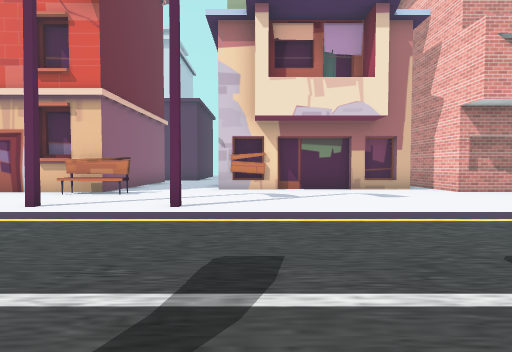
View 1 (above)

24 first-person views from a walk through a 3-D level made in the Unity game engine. The camera is 1.4 m above the floor, tilts 2° down and sees 85° across. The floor is counted in squares, 2 m on a side. Each view is taken from the middle of a square. On the plan, view 1 faces up. The plan holds only what a view shows up to about 9 squares ahead; the rest is blank. The place goes on beyond the plan. The player is left out. Some surface patterns are stand-ins.

View 2
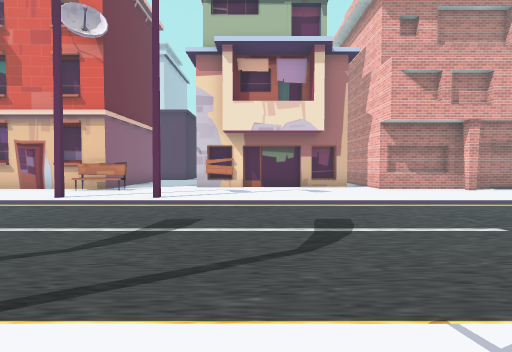

View 3
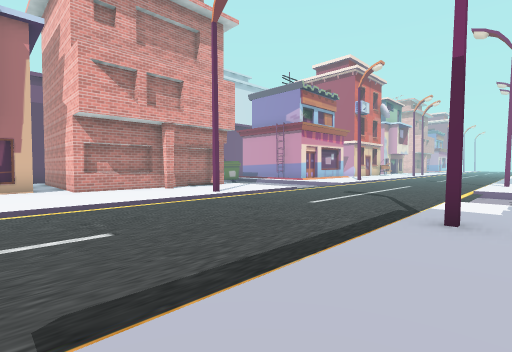

View 4
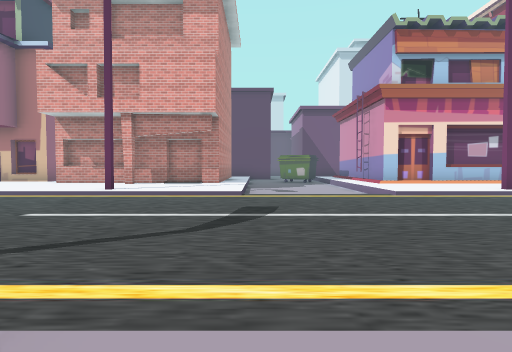

View 5
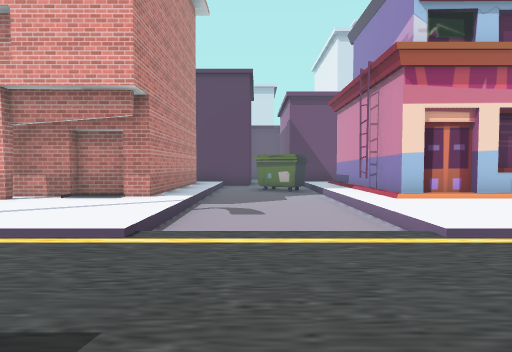

View 6
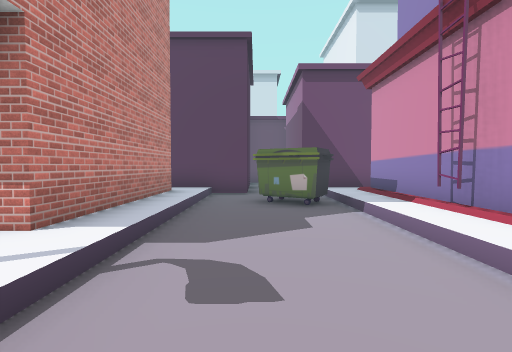

View 7
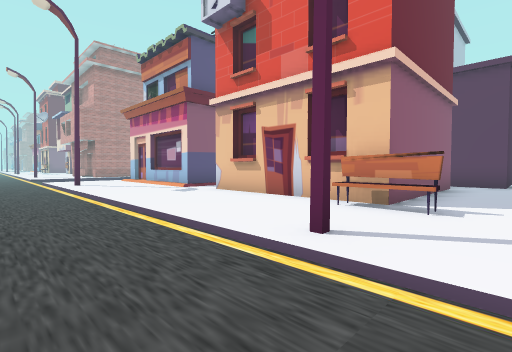

View 8
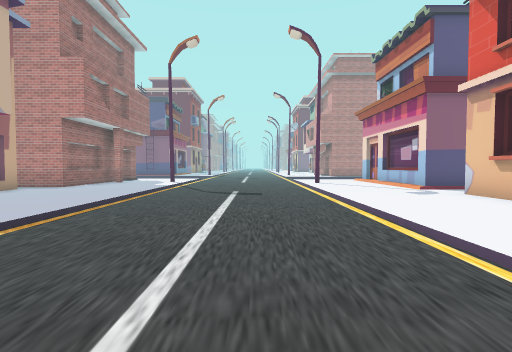

View 9
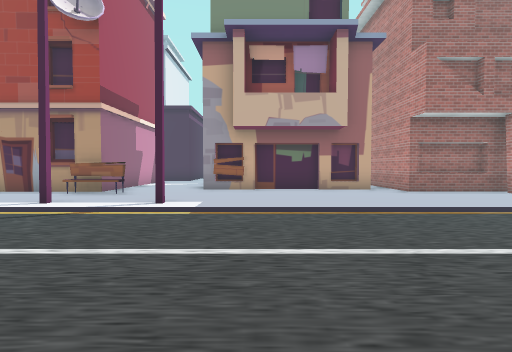

View 10
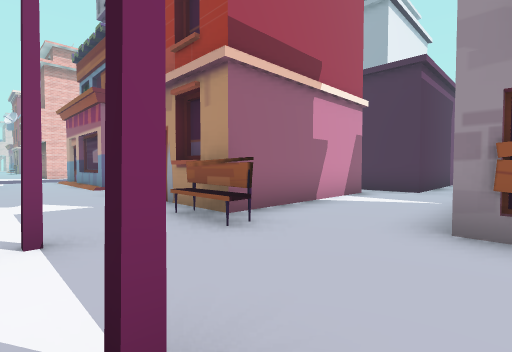

View 11
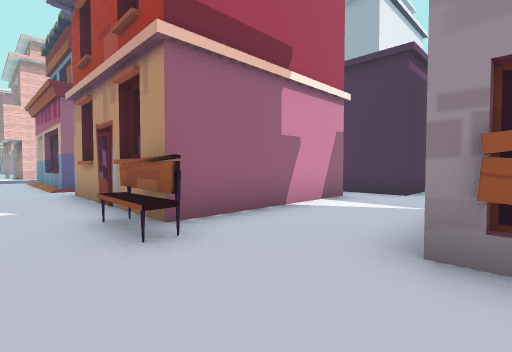

View 12
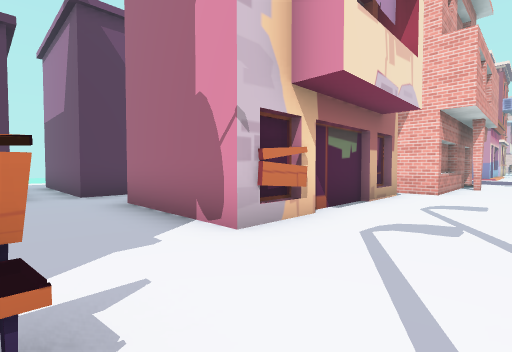

View 13
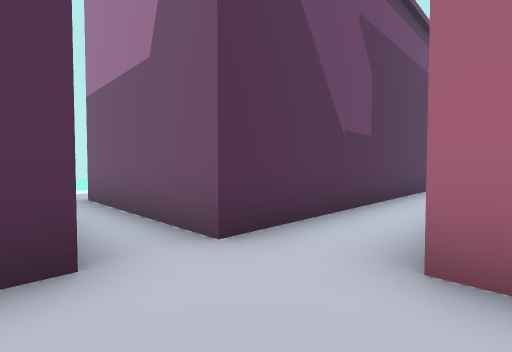

View 14
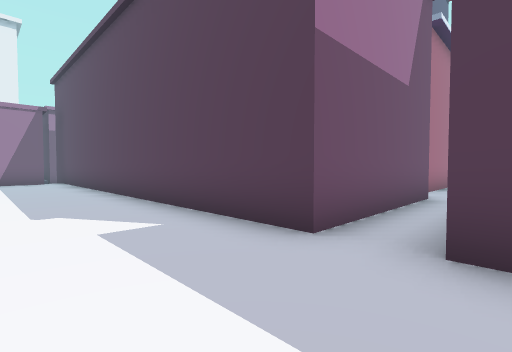

View 15
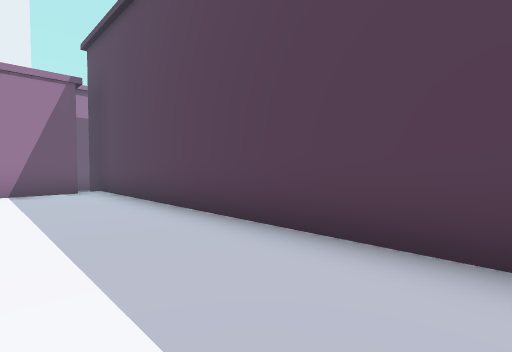

View 16
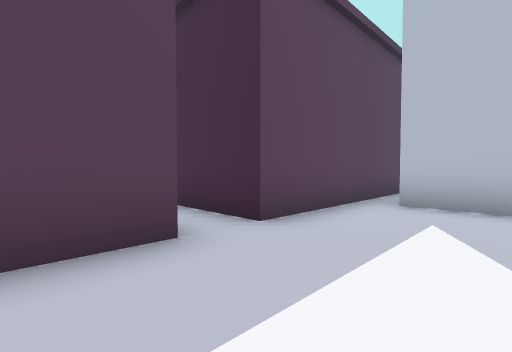

View 17
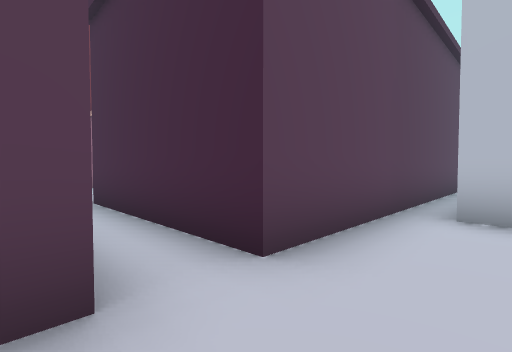

View 18
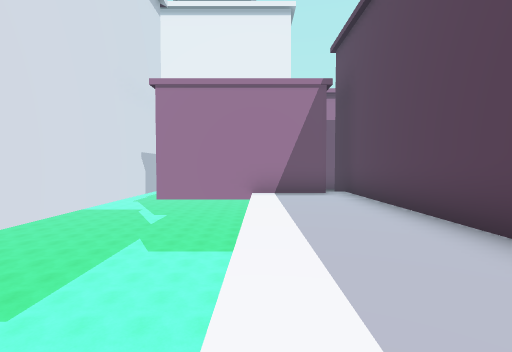

View 19
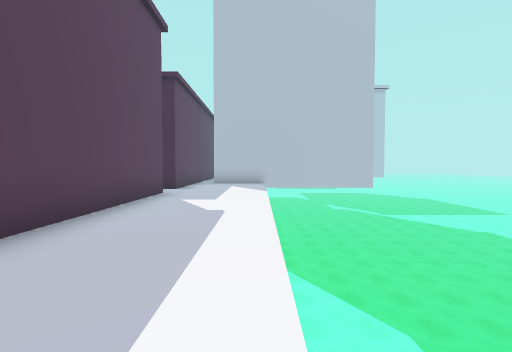

View 20
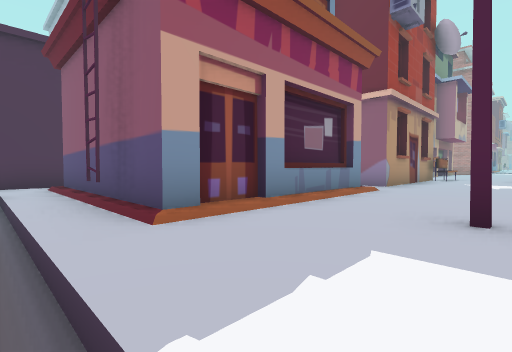

View 21
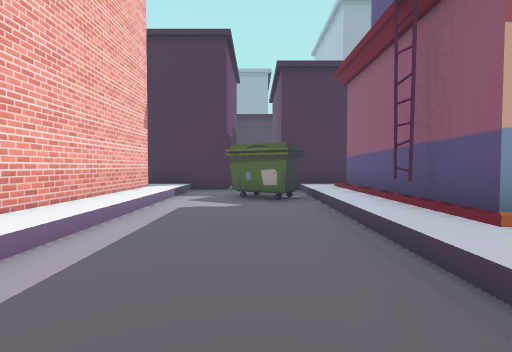

View 22
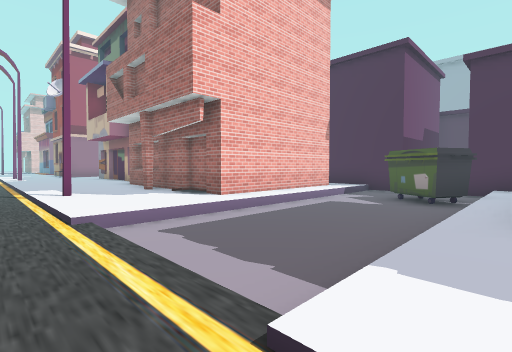

View 23
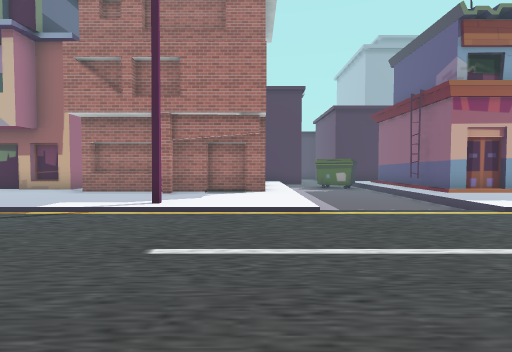

View 24
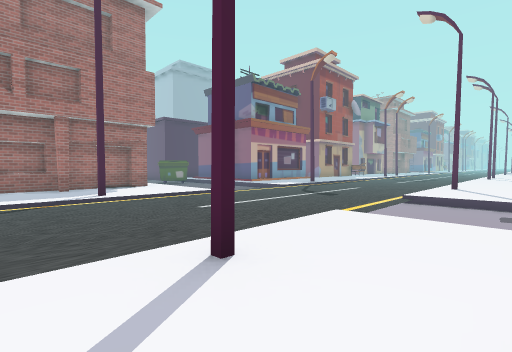

### Floor plan
Key: @ floor where view 1 was taken; # wall or solid block; x gap in a wall; . main floor; - floor 0.25 m lower than the main floor; _ floor 0.5 m lower than the main floor; / step, stairs or slope; v drop or lower ground.
Columns run from 12 left of view 1 to 18 right of it. Each row starts with its distance up from view 1.
 22          vvvvvv    vvvvvv
 21          vvvvvv    vvvv
 20          vvvvvv    vvvv
 19       #............vvvv
 18       #................#
 17    ....................##
 16   ########.#############
 15          #.#
 14          #.#
 13          #.#
 12         ##.########   ##_ ##
 11         #.......      #__ /#
 10         #..#          #__#/#
  9         #..#     #    #___/#
  8   #     #..#######    #___/#
  7  ##.#####........######___/####
  6  .......##.............___/....
  5 .......................___/....
  4 .........#.#........#..////..#.
  3 -------------------------------
  2  ------------------------------
  1  ------------------------------
  0  -----------@------------------
 -1  ///////#/#////////#////////#//
 -2 ......................___/.....
 -3 ..........##..........___/.....
 -4 ###.......#####.#####/___/#####
 -5   ######..#         ##___/#
 -6         ..#         #/___/#
 -7         ..#         #/##_/#
 -8         ..#         #/_x_/#
 -9          .#         #######
-10          ##

Positions as (right, up) in squares from view 1, and headings:
1: (0, 0), facing up
2: (1, -2), facing up
3: (3, -2), facing up-right
4: (11, -2), facing up
5: (12, 1), facing up
6: (12, 4), facing up
7: (-2, 2), facing up-left
8: (-2, 2), facing left
9: (-6, 4), facing down
10: (-5, -1), facing down-right
11: (-5, -2), facing down-right
12: (-3, 5), facing up-right
13: (-3, 10), facing up-right
14: (-3, 19), facing down-right
15: (2, 19), facing down-right
16: (0, 19), facing down-left
17: (-1, 18), facing down-left
18: (3, 19), facing right
19: (6, 19), facing left
20: (10, -1), facing down-left
21: (11, -1), facing down
22: (9, 0), facing down-right
23: (14, 4), facing down
24: (18, 6), facing down-left
